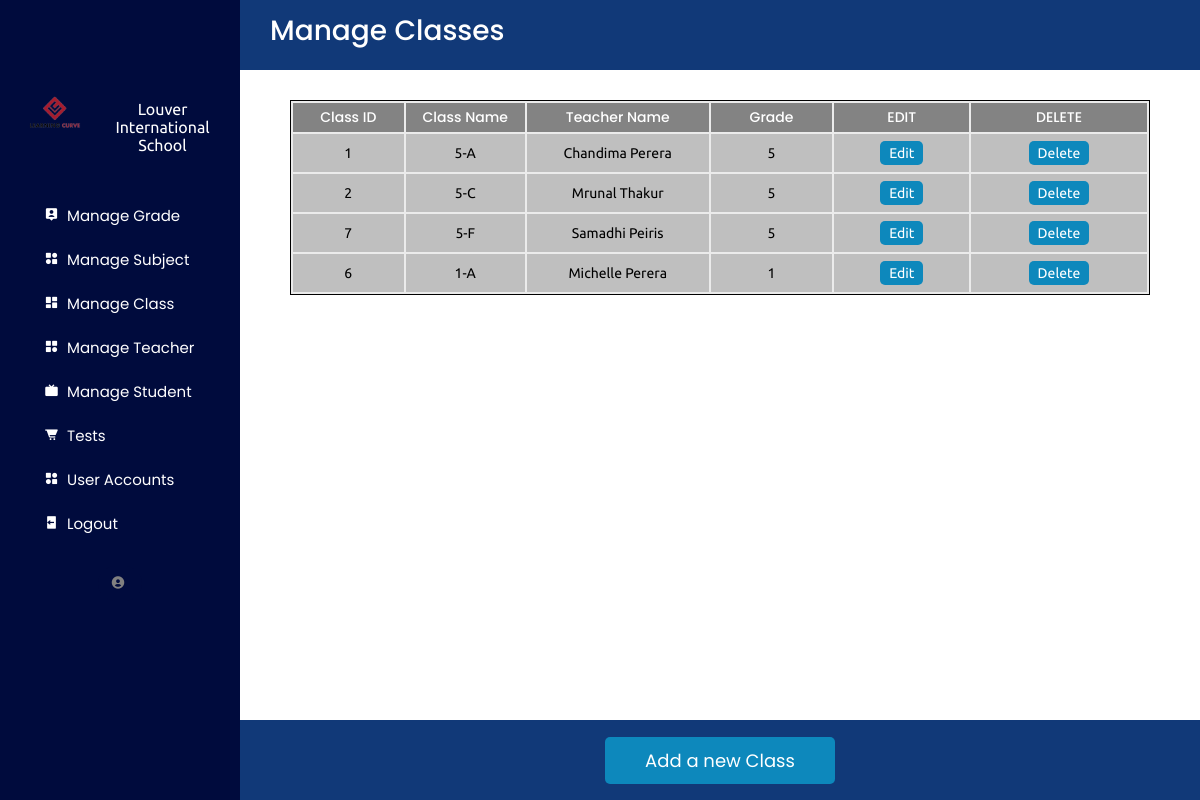
The page /Admin/manageClass.php on the database its author committed.
### tables this page shows
CREATE TABLE `class` (
  `classID` int(11) NOT NULL,
  `gradeID` int(11) DEFAULT NULL,
  `teacherID` varchar(100) DEFAULT NULL,
  `className` varchar(50) NOT NULL,
  `noOfStudents` int(11) NOT NULL,
  `calendarYear` year(4) NOT NULL,
  `status` char(50) NOT NULL DEFAULT 'Active'
);

CREATE TABLE `grade` (
  `gradeID` int(11) NOT NULL,
  `grade` varchar(50) NOT NULL
);

### Admin/manageClass.php (the view, shortened to what this page needs)
<?php
require_once("../db_conn.php");
include("sidemenu.php");
?>
<div class="dashboard-content">
    <div class="heading-box">
        <div class="box-1">
            <div class="title">
                <p>Manage Classes</p>
            </div>
        </div>
    </div>
    <div class="table-section-item">
        <div class="table-container-item">
            <div class="table-box">
                <table id="rows-def">
                    <tr id="table-head">
                        <th>Class ID</th>
                        <th>Class Name</th>
                        <th>Teacher Name</th>
                        <th>Grade</th>
                        <th>EDIT</th>
                        <th>DELETE</th>
                    </tr>
                    <?php
                    $query = "
                        SELECT
                            class.classID,
                            class.className,
                            CONCAT(user.fName, ' ', user.lName) AS teacherName,
                            grade.grade
                        FROM
                            class
                        INNER JOIN
                            teacher ON class.teacherID = teacher.teacherID
                        INNER JOIN
                            user ON teacher.teacherID = user.userID
                        INNER JOIN
                            grade ON class.gradeID = grade.gradeID
                    ";
                    $result = $conn->query($query);
                    if ($result->num_rows > 0) {
                        while ($row = $result->fetch_assoc()) {
                            echo "<tr>
                                    <td>{$row['classID']}</td>
                                    <td>{$row['className']}</td>
                                    <td>{$row['teacherName']}</td>
                                    <td>{$row['grade']}</td>
                                    <td>
                                        <form action='addClass.php' method='post'>
                                            <input type='hidden' name='classID' value='{$row['classID']}'>
                                            <button id='update' type='submit' name='editClassButton'>Edit</button>
                                        </form>
                                    </td>
                                    <td>
                                        <form action='db_model_admin.php' method='post' onsubmit='return confirmDelete()'>
                                            <input type='hidden' name='classID' value='{$row['classID']}'>
                                            <button id='update' type='submit' name='deleteClassButton'>Delete</button>
                                        </form>
                                    </td>
                                </tr>";
                        }
                    } else {
                        echo "<tr><td colspan='6'>No classes found</td></tr>";
                    }
                    ?>
                </table>
            </div>
        </div>
    </div>
    <div class="bottom-box">
        <div class="button">
            <form action='addClass.php' method='post'>
                <button name="addNewClass" id="popupButtonItem" class="submit">
                    Add a new Class
                </button>
            </form>
        </div>
    </div>
</div>
</body>
</html>

### Admin/sidemenu.php (shortened to what this page needs)
<!DOCTYPE html>
<html lang="en">
<head>
    <link rel="stylesheet" href="stylead.css" />
    <link rel="stylesheet" href="../Admin/styleshee.css">
    <link href="https://unpkg.com/boxicons@2.1.4/css/boxicons.min.css" rel="stylesheet" />
    <link href="https://cdn.jsdelivr.net/npm/remixicon@3.5.0/fonts/remixicon.css" rel="stylesheet">
    <link rel="stylesheet" href="https://cdn.jsdelivr.net/npm/bootstrap-icons@1.11.3/font/bootstrap-icons.min.css">
    <link href="https://cdn.jsdelivr.net/npm/remixicon@3.5.0/fonts/remixicon.css" rel="stylesheet">
    <link href="https://unpkg.com/boxicons@2.1.4/css/boxicons.min.css" rel="stylesheet" />
    <link rel="stylesheet" href="https://cdnjs.cloudflare.com/ajax/libs/font-awesome/6.4.2/css/all.min.css" />
    <link rel="stylesheet" href="https://cdn.jsdelivr.net/npm/bootstrap-icons@1.11.2/font/bootstrap-icons.min.css">
</head>
<body>
    <div class="dashboard-container">
        <div class="sidemenu">
            <div class="logo">
                <img class="sub-logo" src="../images/logo.png" >
                <div class="logo-name">
                    <h2>Louver International School</h2>
                </div>
            </div>
            <ul class="sidemenu-list">
                <li>
                    <a href="manageGrade.php"><i class="bx bxs-user-pin"></i>&nbsp; Manage Grade</a>
                </li>
                <li>
                    <a href="manageSubject.php"><i class='bx bxs-category-alt'></i>&nbsp; Manage Subject</a>
                </li>
                <li>
                    <a href="manageClass.php"><i class="bx bxs-dashboard"></i>&nbsp; Manage Class</a>
                </li>
                <li>
                    <a href="manageTeacher.php"><i class="bx bxs-category"></i>&nbsp; Manage Teacher</a>
                </li>
                <li id="active-main">
                    <a id="active-sub" href="manageStudent.php"><i class="bx bxs-tv"></i>&nbsp; Manage Student</a>
                </li>
                <li>
                    <a href="scheduleTest.php"><i class="bx bxs-cart-alt"></i>&nbsp; Tests</a>
                </li>
                <li>
                    <a href="manageUserAccount.php"><i class='bx bxs-category-alt'></i>&nbsp; User Accounts</a>
                </li>
                <li>
                    <a href="../logout.php"><i class="bx bxs-log-out"></i>&nbsp; Logout</a>
                </li>
            </ul>
            <div class="email">
                <a href=""><i id="ac" class="bx bxs-user-circle"></i>&nbsp;
                    <?php echo '' . $_SESSION["user"]["fName"] .' '. $_SESSION["user"]["lName"].'';?></a>
            </div>
        </div>

### Admin/stylead.css (style rules this page uses)
* { margin: 0; padding: 0; box-sizing: border-box; list-style: none; text-decoration: none; font-family: "Ubuntu", sans-serif; font-weight: 400; font-size: 15px; scroll-behavior: smooth; }
:root { --offwhite: #edebe6; --black: #000000; --white: #ffffff; --blue: #000b3d; --gray: rgb(115, 114, 114); --skyblue: #113978; --skyblue2: rgb(13, 136, 188); }
body { color: var(--white); }
.dashboard-container { display: flex; height: 100vh; width: 100%; overflow: hidden; padding-bottom: 80px; }
.dashboard-content { overflow-y: auto; -ms-overflow-style: none; scrollbar-width: none; }
.sidemenu { font-size: 18px; width: 20%; flex-direction: column; display: flex; background-color: var(--blue); padding-bottom: 20px; height: 100vh; overflow: hidden; }
.dashboard-content { background-color: var(--white); width: 80%; color: #000000; display: flex; justify-content: center; flex-direction: row; flex-wrap: wrap; align-content: flex-start; overflow-y: auto; }
.logo { margin-top: 80px; padding-left: 20px; color: var(--white); text-align: center; background-color: var(--blue); display: flex; flex-direction: row; margin-bottom: 20px; padding-right: 5px; }
.sub-logo { height: 70px; }
.logo-name { padding: 20px 5px 10px 5px; }
.logo-name h2 { font-size: 16px; color: var(--white) }
.sidemenu-list { margin-top: 10px; display: flex; justify-content: center; align-items: center; flex-direction: column; }
.sidemenu-list li { width: 80%; margin-bottom: 1px; }
.sidemenu-list li a { font-family: "Poppins", sans-serif; font-weight: 400; font-style: normal; color: var(--white); display: flex; justify-content: baseline; align-items: baseline; padding: 10px 10px 10px 20px; font-size: 15px; }
.email { display: flex; justify-content: center; align-items: center; flex-direction: column; width: 100%; margin-top: 20px; }
.email a { padding: 6px 12px; font-family: "Poppins", sans-serif; font-weight: 400; font-style: normal; border-radius: 80px; background-color: var(--blue); }
a:link { color: var(--white); }
.heading-box { display: flex; justify-content: space-between; align-content: center; width: 100%; height: 70px; background-color: var(--skyblue); color: var(--white); margin-bottom: 20px; }
.box-1 { margin: 10px; }
.title { text-align: center; padding-left: 20px; }
.title p { font-family: "Poppins", sans-serif; font-weight: 500; font-style: normal; font-size: 28px; }
.table-section-item { width: 100%; height: auto; display: flex; flex-direction: column; margin-left: 50px; margin-right: 50px; }
.table-container-item { width: 100%; background-color: #ebebeb; margin-top: 10px; margin-bottom: 15px; overflow: auto; max-height: 370px; border: 1px solid var(--black); }
.table-box { position: relative; width: 100%; display: flex; justify-content: center; overflow: auto; }
.table-box table { width: 100%; overflow: auto; height: auto; }
.table-box tr { text-align: center; }
.table-box th { padding: 4px; width: 30px; color: var(--white); background-color: rgba(128, 128, 128, 0.954); font-style: normal; font-size: 14px; font-family: "Poppins", sans-serif; font-weight: 500; font-style: normal; }
.table-box td { padding: 7px; background-color: rgba(166, 166, 166, 0.632); color: #000000; font-size: 14px; }
.bottom-box { position: absolute; width: 80%; bottom: 0%; display: flex; justify-content: center; align-items: center; gap: 2rem; height: 80px; background-color: var(--skyblue); }
.submit { font-size: 18px; font-family: "Poppins", sans-serif; font-weight: 400; font-style: normal; background-color: var(--skyblue2); color: var(--white); border: none; border-radius: 5px; padding: 10px 40px; cursor: pointer; width: auto; }
#update { font-size: 16px; background-color: var(--skyblue2); color: var(--white); border: none; border-radius: 5px; font-size: 14px; padding: 4px 9px; cursor: pointer; }
#table-head { position: sticky; top: 0; z-index: 1001; background-color: rgb(196, 196, 196); }

### Admin/styleshee.css (style rules this page uses)
body { font-family: 'Poppins', sans-serif; background: #f5f5f5; display: flex; justify-content: center; align-items: center; height: 100vh; margin: 0; }
body { font-family: 'Poppins', sans-serif; background: #f5f5f5; margin: 0; display: flex; justify-content: center; align-items: flex-start; }

### rows shown on the page
class: classID "1", className "5-A", teacherName "Chandima Perera", gradeID.grade "5"
class: classID "2", className "5-C", teacherName "Mrunal Thakur", gradeID.grade "5"
class: classID "7", className "5-F", teacherName "Samadhi Peiris", gradeID.grade "5"
class: classID "6", className "1-A", teacherName "Michelle Perera", gradeID.grade "1"
